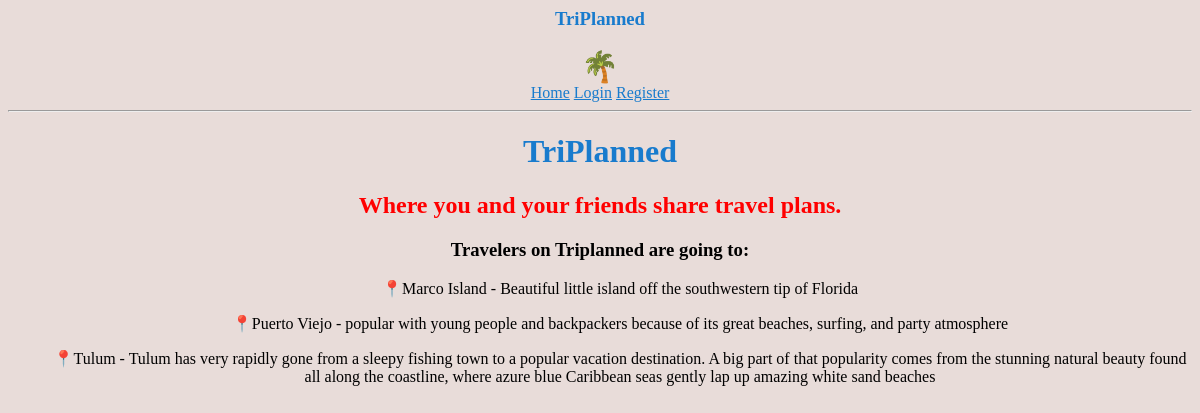
The page / on the database its author committed.
### models.py (models this page shows, shortened)
class Post(db.Model):
    id = db.Column(db.Integer, primary_key=True)
    city = db.Column(db.String(140))
    country = db.Column(db.String(140))
    description = db.Column(db.String(140))
    timestamp = db.Column(db.DateTime, index=True, default=datetime.utcnow)
    user_id = db.Column(db.Integer, db.ForeignKey('user.id'))

### routes.py (the view)
@app.route('/')
def index():
  posts = Post.query.all()
  if not posts:
    posts=[]
  return render_template('landing_page.html',posts=posts)

### templates/landing_page.html (shortened to what this page needs)
{% extends "base.html" %}
{% block content %}
<center>
	<h1 class="blue">TriPlanned</h1>
	<h2 style="color:red">Where you and your friends  share travel plans.</h2>
	<h3 >Travelers on Triplanned are going to:</h3>
	{% for post in posts %}
<ul >&#128205;{{ post.city }} - {{ post.description }}</ul>
{% endfor %}
</center>
{% endblock %}

### templates/base.html (shortened to what this page needs)
<html>
    <head>
    </head>
    <body>
           <div>
      <center><h3 class="blue">TriPlanned</h3><center>
      <center class="glow">&#127796;</center>
      <a class="blue pull-left" href="{{ url_for('index') }}">Home</a>
      {% if current_user.is_anonymous %}
      <a class="blue pull-right" href="{{ url_for('login') }}">Login</a>
      <a class="blue pull-right" href="{{ url_for('register') }}">Register</a>
      {% else %}
      <a class="blue pull-right" href="{{ url_for('user', username=current_user.username) }}">Profile</a>
      <a class="blue pull-left" href="{{ url_for('logout') }}">Logout</a>
      {% endif %}
    </div>
        <hr>
        {% block content %}{% endblock %}
    </body>
</html>

### templates/base.html (style rules this page uses)
body { background-color: #E8DCD9; font-family: serif; }
.blue { color:#187bcd }
.glow { font-size: 30px; color: blue; text-align: center; -webkit-animation: glow 1s ease-in-out infinite alternate; -moz-animation: glow 1s ease-in-out infinite alternate; animation: glow 1s ease-in-out infinite alternate; }

### rows shown on the page
Post: city "Marco Island", description "Beautiful little island off the southwestern tip of Florida"
Post: city "Puerto Viejo", description "popular with young people and backpackers because of its great beaches, surfing, and party atmosphere"
Post: city "Tulum", description "Tulum has very rapidly gone from a sleepy fishing town to a popular vacation destination. A big part of that popularity comes from the stunning natural beauty found all along the coastline, where azure blue Caribbean seas gently lap up amazing white sand beaches"
